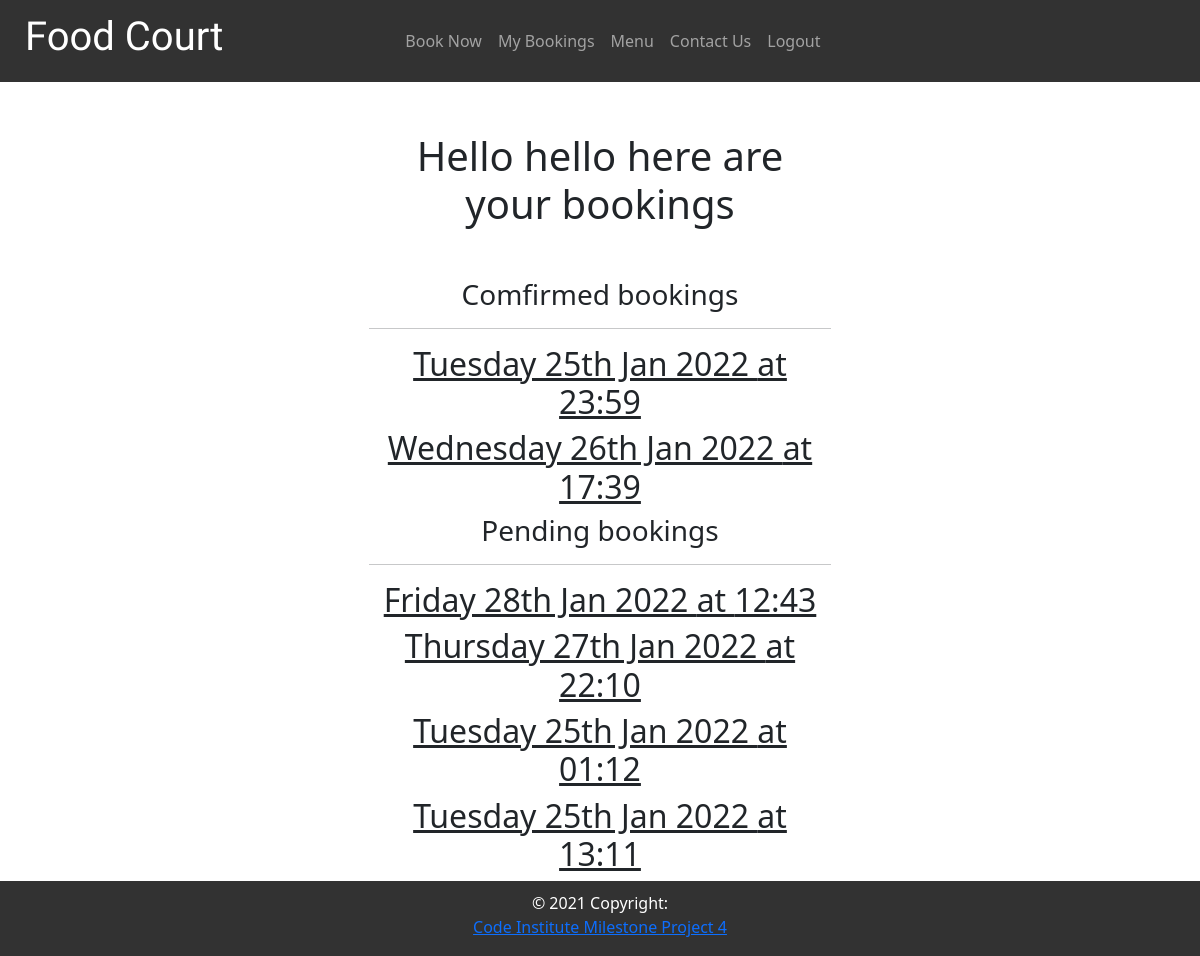
/booking/ (signed in), run on an earlier commit of the app's database.
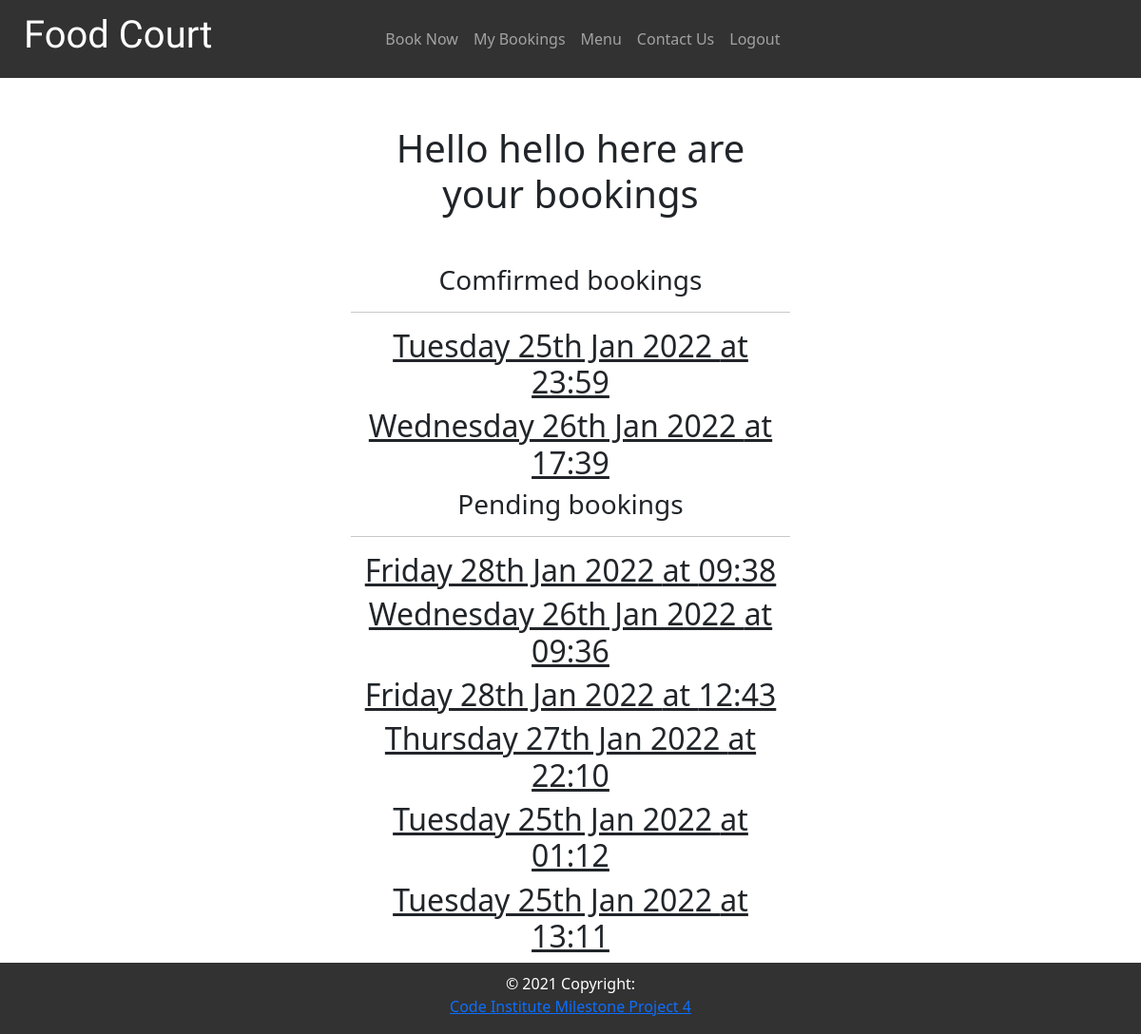
And on a later commit of the database.
### booking/models.py (models this page shows, shortened)
class Book(models.Model):
    used_id = models.ForeignKey(
        User, on_delete=models.CASCADE, related_name="booking_books",
    )
    booked_time = models.TimeField()
    booked_date = models.DateField()
    menu_type = models.IntegerField(choices=TYPE, default=0)
    created_on = models.DateTimeField(auto_now_add=True)
    updated_on = models.DateTimeField(auto_now=True)
    table_num = models.IntegerField(choices=TABLES, default=0)
    guests_num = models.IntegerField(choices=GUESTS)
    status = models.IntegerField(choices=STATUS, default=0)
    class Meta:
        ordering = ["-created_on"]

### booking/views.py (the view)
# urls.py: path('', views.booking, name='booking'),
def booking(request):
    booked = Book.objects.filter(status=1)
    pending = Book.objects.filter(status=0)
    context = {
        'booked': booked,
        'pending': pending
    }
    return render(request, 'booking/booking.html', context)

### booking/templates/booking/booking.html (shortened to what this page needs)
{% extends "base.html" %}
{% block content %}
  <div class="container" id="bookings_container">
    {% if request.user.is_authenticated %}
      {% if user.username == "admin" %}
        <div class="row">
          <div class="col">
            <h1 class="description">Hello {{ user.username}} here are all the bookings </h1>
          </div>
        </div>
        <div class="row">
          <div class="col">
            <div id="booked">
              <h3>Comfired bookings</h3>
              <hr>
              {% for booking in booked %}
                  <div class="row">
                    <div class="col">
                      <h2 class="title">{{ booking.booked_date|date:'l dS M Y' }} at {{ booking.booked_time|date:'H:i' }}</h2>
                      <div class="row book_information">
                        <p>Booked for: {{ booking.booked_time}}</p>
                        <p>Booked at: {{ booking.booked_date}}</p>
                        <p>Booked on: {{ booking.created_on}}</p>
                        <p>Guests: {{ booking.guests_num}}</p>
                        <p>In case of food allergies or any other information that you would like to be aware please
                            do not hesitate to contact us</p>
                      </div>
                    </div>
                  </div>
              {% endfor %}
          </div>
        </div>
        <div class="row pending">
          <div class="col">
            <div id="pending">
              <h3>Pending bookings</h3>
              <hr>
                {% for pend in pending %}
                    <div class="row">
                      <div class="col">
                        <h2 class="title">{{ pend.booked_date|date:'l dS M Y' }} at {{ pend.booked_time|date:'H:i' }}</h2>
                        <div class="row book_information">
                          <p>Booked for: {{ pend.booked_time}}</p>
                          <p>Booked at: {{ pend.booked_date}}</p>
                          <p>Booked on: {{ pend.created_on}}</p>
                          <p>Guests: {{ pend.guests_num}}</p>
                          <p>In case of food allergies or any other information that you would like to be aware please
                              do not hesitate to contact us</p>
                        </div>
                      </div>
                    </div>
                  {% endfor %}
            </div>
          </div>
        </div>
      {% else %}
        <div class="row">
          <div class="col">
            <h1 class="description">Hello {{ user.username}} here are your bookings </h1>
          </div>
        </div>
        <div class="row">
          <div class="col">
            <div id="booked">
              <h3>Comfirmed bookings</h3>
              <hr>
              {% for booking in booked %}
                {% if booking.used_id|lower == user.username|lower %}
                  <div class="row">
                    <div class="col">
                      <h2 class="title">{{ booking.booked_date|date:'l dS M Y' }} at {{ booking.booked_time|date:'H:i' }}</h2>
                    </div>
                  </div>
                {% endif %}
              {% endfor %}
            </div>
          </div>
        </div>
        <div class="row">
          <div class="col">
            <div id="pending">
              <h3>Pending bookings</h3>
              <hr>
              {% for pend in pending %}
                {% if pend.used_id|lower == user.username|lower %}
                  <div class="row">
                    <div class="col">
                      <h2 class="title">{{ pend.booked_date|date:'l dS M Y' }} at {{ pend.booked_time|date:'H:i' }}</h2>
                    </div>
                  </div>
                {% endif %}
              {% endfor %}
            </div>
          </div>
        </div>
      {% endif %}
    {% endif %}
  </div>
{% endblock %}

What changed in the data, as far as the page shows it:
added Book: booked_date "Friday 28th Jan 2022", booked_time "09:38", shown under "Pending bookings"
added Book: booked_date "Wednesday 26th Jan 2022", booked_time "09:36", shown under "Pending bookings"
